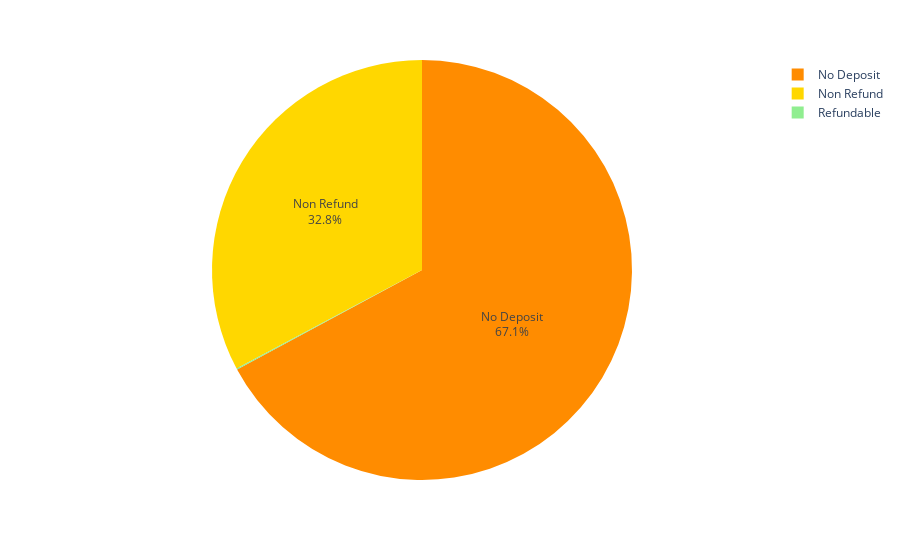

The code cell stored with this chart in its notebook:
### Markdown cell above
We do indeed see a higher cancelations in summer months

### Code cell
deposit=df.groupby('deposit_type').aggregate('sum')['is_canceled'].to_frame().reset_index()

fig=(px.pie(deposit, values=deposit['is_canceled'], names='deposit_type',color='deposit_type', color_discrete_map=
                                {'Non Refund':'gold',
                                 'No Deposit':'darkorange',
                                 'Refundable':'lightgreen'
                                 }
                            ))
fig.update_traces(textposition='inside', textinfo='percent+label')
fig.show()

### Figure 1 — Plotly figure (JSON) as saved in the notebook; plotly's stock layout.template omitted (floating-point values rounded to 4 significant figures)
{"data": [{"customdata": [["No Deposit"], ["Non Refund"], ["Refundable"]], "domain": {"x": [0, 1], "y": [0, 1]}, "hovertemplate": "deposit_type=%{customdata[0]}<br>is_canceled=%{value}<extra></extra>", "labels": ["No Deposit", "Non Refund", "Refundable"], "legendgroup": "", "marker": {"colors": ["darkorange", "gold", "lightgreen"]}, "name": "", "showlegend": true, "textinfo": "percent+label", "textposition": "inside", "type": "pie", "values": [29694, 14494, 36]}], "layout": {"legend": {"tracegroupgap": 0}, "margin": {"t": 60}, "autosize": true}}
